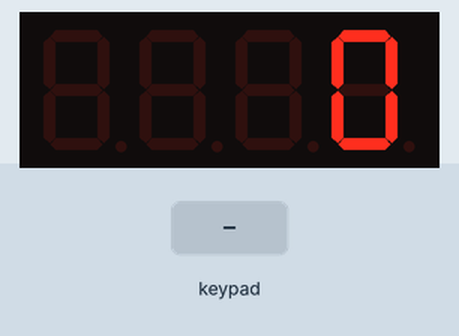
This sketch was run on a simulated Arduino Uno, built with avr-gcc and run on an emulated ATmega328P. On the bench: 4-digit seven-segment display. The inputs (shaded band) are chosen by the test bench.

Above: at 1.2 s.
1.3 s: keypad keys 1 2 pressed 0.4 s apart
At 1.37 s:
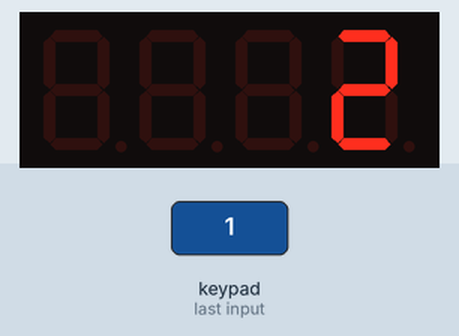
3.6 s: key '0' pressed
At 3.67 s:
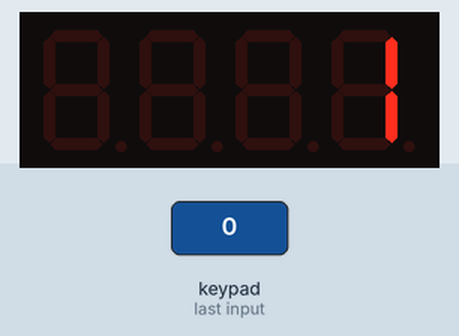
5.2 s: key '3' pressed
6.8 s: keypad keys 1 2 A pressed 0.4 s apart
At 7.27 s:
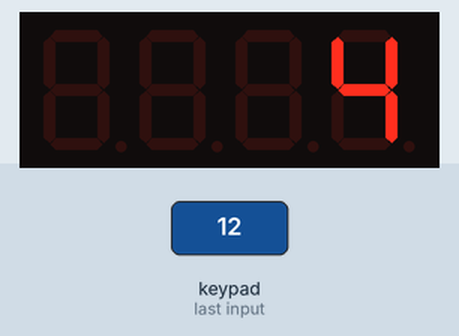
Timing chart, 0 to 9.8 s (numbered marks = the images above; inputs shaded):
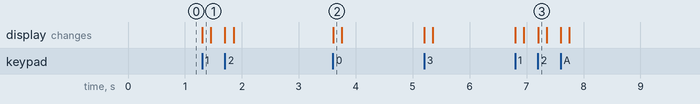

The sketch:

MPR121_Demo.ino
```cpp
/*********************************************************
    Adafruit Capacitance Touch Sensor Example

    Written by Scott Kildall
    www.kildall.com

   A simple Arudino sketch that uses the Adafruit LED backpack hooked to a MPR221 Touch Capacitance board by AdaFruit.

  This uses all 12 inputs and displays the results, as a binary sequence on the LED backpack, e.g.

  if no sensors are on, the value = 0
  if pin 0 is pressed down, value = 1
  if pin 1 is pressed down, value = 2
  if pin 0 and 1 is pressed down, value = 3

  if the capacitance sensor isn't working, it will display an error of 9999

  Adafruit GitHub repos for their libraries are here:
  https://github.com/adafruit/Adafruit_LED_Backpack
  https://github.com/adafruit/Adafruit_MPR121

  These need to be copied into the Arduino/libraries folder.

**********************************************************/

#include <Wire.h>
#include "Adafruit_MPR121.h"
#include "Adafruit_LEDBackpack.h"

//-- this is the LED backpack
Adafruit_7segment matrix = Adafruit_7segment();

//-- capacitance touch sensor
Adafruit_MPR121 cap = Adafruit_MPR121();

void setup() {
  //-- initalize the 7-segment LED
  matrix.begin(0x70);
  matrix.print(9999, DEC);
  matrix.writeDisplay();

  // Use 0x5A for 5V from Arduino, 0x5B for 3.3V
  // try to init the capacitance sensor, keep at it until it works, but likely you will have to reset the Arduino
  if (!cap.begin(0x5A)) {
    matrix.writeDisplay();
    delay(100);
  }

  // 0 = normal state (nothing pressed)
  matrix.print(0, DEC);
  matrix.writeDisplay();
}

//-- get the touched status, which is a bitmask, i.e. pin 0 = 1 (if touched), pin 1 = 2 =
void loop() {
  //-- store in a local var for legibility
  uint16_t capBitmask = cap.touched();

   matrix.begin(0x70);
   matrix.print(capBitmask, DEC);
   matrix.writeDisplay();
}
```

Measured:
- after the input at 1.3 s, the display: changes at once (image 1)
- after the input at 3.6 s, the display: changes at once (image 2)
- after the input at 6.8 s, the display: first changes at once (image 3 shows a later state)
